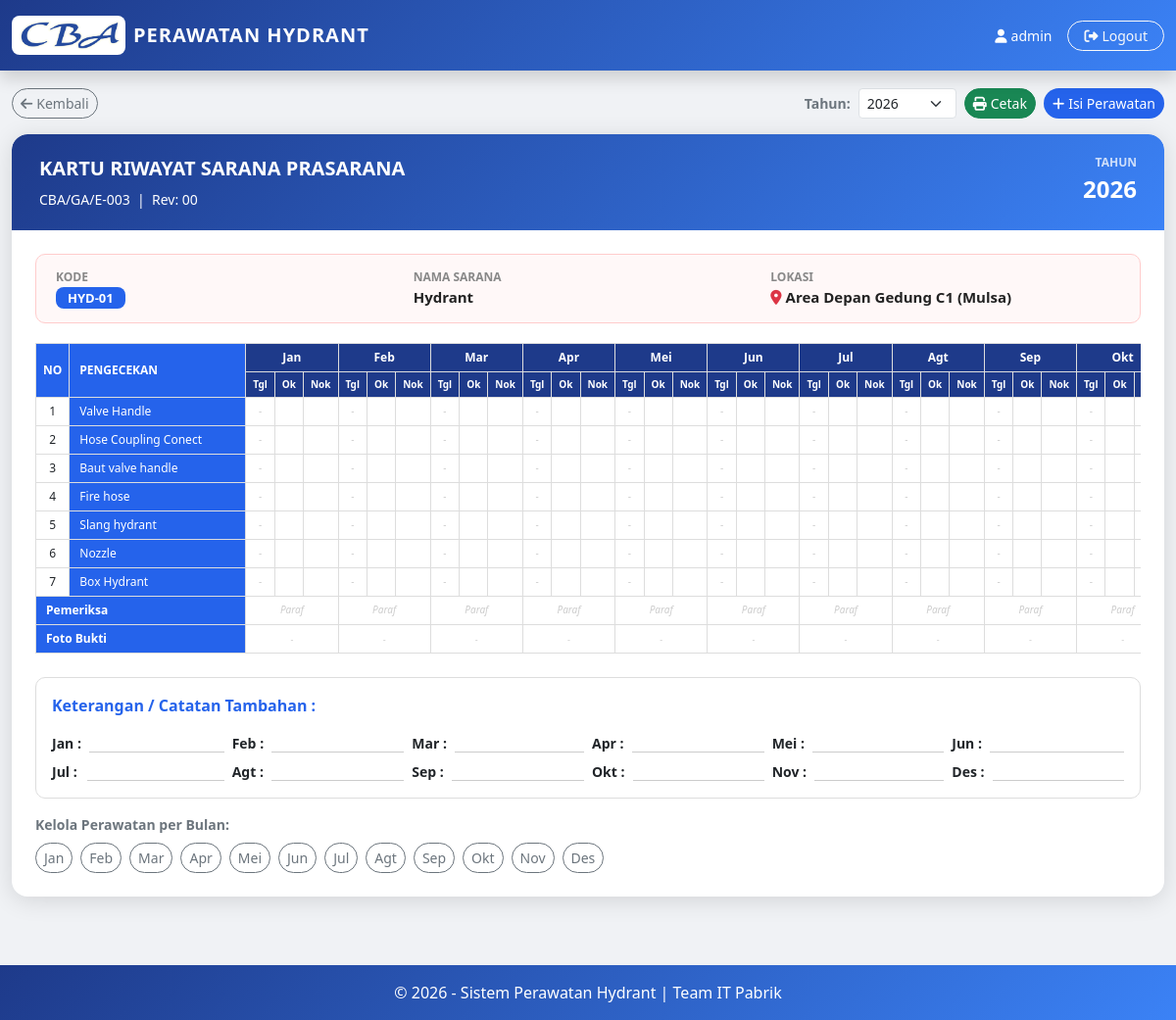
Screenshot of /hydrant_kartu.php?hydrant_id=1 (signed in) with the database file from the repository.
### tables this page shows
CREATE TABLE `hydrant` (
  `id` int(11) NOT NULL,
  `no_kode` varchar(50) NOT NULL,
  `nama_sarana` varchar(100) DEFAULT NULL,
  `lokasi` varchar(200) DEFAULT NULL
);

### hydrant_kartu.php (the view, shortened to what this page needs)
<?php
include "config/koneksi.php";
$hydrant_id = isset($_GET['hydrant_id']) ? (int) $_GET['hydrant_id'] : 0;
$tahun = isset($_GET['tahun']) ? (int) $_GET['tahun'] : (int) date('Y');
$hydrantRow = mysqli_fetch_assoc(mysqli_query($conn, "SELECT * FROM hydrant WHERE id=$hydrant_id"));
$items = [];
$fields = [];
$resItems = mysqli_query($conn, "SELECT kolom, label FROM master_item WHERE modul='hydrant' AND is_active=1 ORDER BY id ASC");
if(mysqli_num_rows($resItems) == 0) {
    $defaultHydrant = ['valve_handle' => 'Valve Handle','hose_coupling_conect' => 'Hose Coupling Conect','baut_valve_handle' => 'Baut valve handle','fire_hose' => 'Fire hose','slang_hydrant' => 'Slang hydrant','nozzle' => 'Nozzle','box_hydrant' => 'Box Hydrant'];
    foreach($defaultHydrant as $k => $l) {
        mysqli_query($conn, "INSERT IGNORE INTO master_item (modul, kolom, label, is_active) VALUES ('hydrant', '$k', '$l', 1)");
        $items[$k] = $l;
        $fields[] = $k;
    }
} else {
    while ($rItem = mysqli_fetch_assoc($resItems)) {
        $items[$rItem['kolom']] = $rItem['label'];
    }
}
$rows = [];
$bulanNama = ['', 'Jan', 'Feb', 'Mar', 'Apr', 'Mei', 'Jun', 'Jul', 'Agt', 'Sep', 'Okt', 'Nov', 'Des'];
?>
<!DOCTYPE html>
<html lang="id">
<head>
  <link href="https://cdn.jsdelivr.net/npm/bootstrap@5.3.2/dist/css/bootstrap.min.css" rel="stylesheet">
</head>
<body>
  <nav class="navbar navbar-hydrant fixed-top py-3 shadow no-print">
    <div class="container-fluid d-flex justify-content-between align-items-center">
      <div class="d-flex align-items-center gap-2 text-white" style="cursor:pointer"
        onclick="window.location.href='dashboard.php'">
        <img src="assets/images/cba.png" alt="Logo CBA"
          style="height:40px; background:white; padding:4px; border-radius:8px;">
        <span class="fw-bold fs-5 d-none d-sm-inline" style="letter-spacing:1px">PERAWATAN HYDRANT</span>
      </div>
      <div class="d-flex align-items-center gap-2 gap-md-3">
        <span class="text-white small d-none d-md-inline"><i
            class="fa-solid fa-user me-1"></i><?= $_SESSION['username'] ?></span>
        <a href="logout.php" class="btn btn-sm btn-outline-light rounded-pill px-2 px-md-3" title="Logout">
          <span class="d-none d-sm-inline"><i class="fa-solid fa-right-from-bracket me-1"></i>Logout</span>
        </a>
      </div>
    </div>
  </nav>
  <div class="container-fluid" style="margin-top:90px;padding-bottom:30px;max-width:1400px;flex:1">
    <div class="d-flex flex-wrap gap-2 align-items-center mb-3 no-print">
      <a href="hydrant_home.php" class="btn btn-sm btn-outline-secondary rounded-pill">
        <i class="fa-solid fa-arrow-left me-1"></i>Kembali
      </a>
      <form method="GET" class="d-flex align-items-center gap-2 ms-auto">
        <label class="text-secondary fw-semibold small mb-0">Tahun:</label>
        <select name="tahun" class="form-select form-select-sm" style="width:100px" onchange="this.form.submit()">
          <?php for ($y = 2026; $y <= 2030; $y++): ?>
            <option value="<?= $y ?>" <?= $y == $tahun ? 'selected' : '' ?>><?= $y ?></option>
          <?php endfor; ?>
        </select>
      </form>
      <button class="btn btn-sm btn-success rounded-pill no-print" onclick="window.print()">
        <i class="fa-solid fa-print me-1"></i>Cetak
      </button>
      <button class="btn btn-sm rounded-pill no-print" style="background:var(--blue);color:#fff"
        onclick="document.getElementById('modalIsian').classList.add('active');document.getElementById('editBulan').value=''">
        <i class="fa-solid fa-plus me-1"></i>Isi Perawatan
      </button>
    </div>
    <div style="border-radius:16px;overflow:hidden;box-shadow:0 4px 24px rgba(0,0,0,.12)">
      <div class="kartu-header">
        <div class="d-flex justify-content-between align-items-start flex-wrap gap-2">
          <div>
            <div class="fw-bold fs-5 mb-1">KARTU RIWAYAT SARANA PRASARANA</div>
            <small class="opacity-80">CBA/GA/E-003 &nbsp;|&nbsp; Rev: 00</small>
          </div>
          <div class="text-end">
            <div class="info-label text-white opacity-75">Tahun</div>
            <div class="fw-bold fs-4"><?= $tahun ?></div>
          </div>
        </div>
      </div>
      <div class="kartu-body">
        <div class="info-box">
          <div class="row g-2">
            <div class="col-12 col-md-4">
              <div class="info-label">Kode</div>
              <div class="info-val"><span class="badge-kode"><?= htmlspecialchars($hydrantRow['no_kode']) ?></span>
              </div>
            </div>
            <div class="col-12 col-md-4">
              <div class="info-label">Nama Sarana</div>
              <div class="info-val"><?= htmlspecialchars($hydrantRow['nama_sarana']) ?></div>
            </div>
            <div class="col-12 col-md-4">
              <div class="info-label">Lokasi</div>
              <div class="info-val"><i
                  class="fa-solid fa-location-dot text-danger me-1"></i><?= htmlspecialchars($hydrantRow['lokasi']) ?>
              </div>
            </div>
          </div>
        </div>
        <div class="table-responsive">
          <table class="tbl-kartu">
            <thead>
              <tr>
                <th rowspan="2" style="width:30px">NO</th>
                <th rowspan="2" class="th-item" style="min-width:180px">PENGECEKAN</th>
                <?php for ($b = 1; $b <= 12; $b++): ?>
                  <th colspan="3" class="th-bulan"><?= $bulanNama[$b] ?></th>
                <?php endfor; ?>
              </tr>
              <tr>
                <?php for ($b = 1; $b <= 12; $b++): ?>
                  <th style="background:var(--blue-dark);color:#fff;font-size:10px">Tgl</th>
                  <th style="background:var(--blue-dark);color:#fff;font-size:10px">Ok</th>
                  <th style="background:var(--blue-dark);color:#fff;font-size:10px">Nok</th>
                <?php endfor; ?>
              </tr>
            </thead>
            <tbody>
              <?php $no = 1;
              foreach ($items as $key => $label): ?>
                <tr>
                  <td><?= $no++ ?></td>
                  <td class="th-item"><?= $label ?></td>
                  <?php for ($b = 1; $b <= 12; $b++):
                    $r = $rows[$b] ?? null;
                    $val = $r ? $r[$key] : null;
                    $tgl = $r ? date('d', strtotime($r['tanggal_cek'])) : '';
                    ?>
                    <td style="font-size:10px"><?= $tgl ?: '<span class="empty-cell">-</span>' ?></td>
                    <td class="<?= $val == 'Ok' ? 'ok-cell' : '' ?>"><?= $val == 'Ok' ? '✓' : '' ?></td>
                    <td class="<?= $val == 'Nok' ? 'nok-cell' : '' ?>"><?= $val == 'Nok' ? '✗' : '' ?></td>
                  <?php endfor; ?>
                </tr>
              <?php endforeach; ?>
              <tr>
                <td colspan="2" class="th-item fw-bold">Pemeriksa</td>
                <?php for ($b = 1; $b <= 12; $b++):
                  $r = $rows[$b] ?? null;
                  $paraf = $r ? htmlspecialchars($r['paraf']) : '';
                  ?>
                  <td colspan="3" style="font-size:10px;font-style:italic">
                    <?= $paraf ?: '<span class="empty-cell">Paraf</span>' ?>
                  </td>
                <?php endfor; ?>
              </tr>
              <tr class="no-print">
                <td colspan="2" class="th-item fw-bold">Foto Bukti</td>
                <?php for ($b = 1; $b <= 12; $b++):
                  $r = $rows[$b] ?? null;
                  $foto = $r ? $r['foto'] : '';
                  ?>
                  <td colspan="3" class="text-center">
                    <?php if ($foto): ?>
                      <img src="uploads/<?= $foto ?>"
                        style="width:45px; height:30px; object-fit:cover; border-radius:4px; cursor:pointer; border:1px solid #ddd;"
                        title="Lihat Foto" onclick="previewFoto('uploads/<?= $foto ?>')">
                    <?php else: ?>
                      <span class="empty-cell" style="font-size:9px">-</span>
                    <?php endif; ?>
                  </td>
                <?php endfor; ?>
              </tr>
            </tbody>
          </table>
        </div>
        <div class="mt-4" style="border:1px solid #ddd;border-radius:10px;padding:16px;">
          <div class="fw-bold mb-3" style="color:var(--blue)">Keterangan / Catatan Tambahan :</div>
          <div class="row g-2">
            <?php foreach ($bulanNama as $b => $nm):
              if ($b == 0)
                continue;
              ?>
              <div class="col-6 col-md-3 col-lg-2">
                <div class="d-flex gap-2 align-items-start">
                  <span class="fw-semibold small" style="min-width:28px"><?= $nm ?> :</span>
                  <span class="small text-secondary" style="border-bottom:1px solid #ccc;flex:1;min-height:20px">
                  </span>
                </div>
              </div>
            <?php endforeach; ?>
          </div>
        </div>
        <div class="mt-3 no-print">
          <div class="fw-semibold mb-2 text-secondary small">Kelola Perawatan per Bulan:</div>
          <div class="d-flex flex-wrap gap-2">
            <?php for ($b = 1; $b <= 12; $b++): ?>
              <button class="btn btn-sm <?= isset($rows[$b]) ? 'btn-success' : 'btn-outline-secondary' ?> rounded-pill"
                onclick="bukaEdit(<?= $b ?>)"
                title="<?= isset($rows[$b]) ? 'Edit' : 'Isi' ?> Bulan <?= $bulanNama[$b] ?>">
                <?= $bulanNama[$b] ?>   <?= isset($rows[$b]) ? '<i class=\'fa-solid fa-check\'></i>' : '' ?>
              </button>
            <?php endfor; ?>
          </div>
        </div>
      </div>
    </div>
  </div>
  <footer class="py-3 text-center no-print">
    &copy; <?= date('Y') ?> - Sistem Perawatan Hydrant | Team IT Pabrik
  </footer>
</body>
</html>

### hydrant_kartu.php (style rules this page uses)
:root { --blue: #2563eb; --blue-dark: #1e3a8a; --blue-light: #3b82f6; }
body { background: #f0f2f5; font-family: 'Segoe UI', sans-serif; min-height: 100vh; display: flex; flex-direction: column; }
.navbar-hydrant { background: linear-gradient(135deg, var(--blue-dark), var(--blue-light)); }
.kartu-header { background: linear-gradient(135deg, var(--blue-dark), var(--blue-light)); color: #fff; border-radius: 16px 16px 0 0; padding: 20px 28px; }
.kartu-body { background: #fff; border-radius: 0 0 16px 16px; padding: 24px; }
.info-box { background: #fff8f8; border: 1px solid #fcc; border-radius: 10px; padding: 14px 20px; margin-bottom: 20px; }
.info-label { font-size: 12px; color: #888; font-weight: 600; text-transform: uppercase; }
.info-val { font-size: 15px; font-weight: 700; color: #222; }
.tbl-kartu { font-size: 12px; border-collapse: collapse; width: 100%; }
.tbl-kartu th, .tbl-kartu td { border: 1px solid #ddd; padding: 5px 7px; text-align: center; vertical-align: middle; }
.tbl-kartu thead th { background: var(--blue); color: #fff; }
.tbl-kartu .th-item { background: var(--blue); color: #fff; text-align: left; padding-left: 10px; white-space: nowrap; }
.tbl-kartu .th-bulan { background: var(--blue-dark); color: #fff; }
.empty-cell { color: #ccc; }
.badge-kode { background: var(--blue); color: #fff; border-radius: 8px; padding: 2px 12px; font-size: 13px; }
footer { background: linear-gradient(135deg, var(--blue-dark), var(--blue-light)); color: #fff; margin-top: 40px; }

### rows the page displays
hydrant: no_kode "HYD-01", nama_sarana "Hydrant", lokasi "Area Depan Gedung C1 (Mulsa)"

### other values shown
$_SESSION['username'] "admin"
$tahun "2026"
$bulanNama[$b] "Jan"
$bulanNama[$b] "Feb"
$bulanNama[$b] "Mar"
$bulanNama[$b] "Apr"
$bulanNama[$b] "Mei"
$bulanNama[$b] "Jun"
$bulanNama[$b] "Jul"
$bulanNama[$b] "Agt"
$bulanNama[$b] "Sep"
$bulanNama[$b] "Okt"
$label "Valve Handle"
$tgl ?: '<span class="empty-cell">-</span>' "-"
$label "Hose Coupling Conect"
